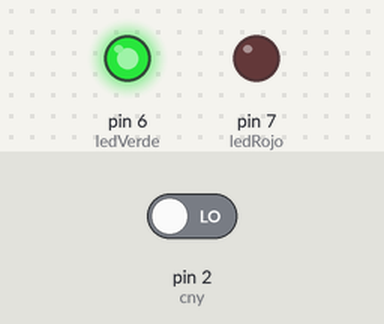
A sketch run on a simulated Arduino Uno, built with avr-gcc and run on an emulated ATmega328P. On the bench: output pins drawn as LEDs (lit = HIGH). Inputs (shaded band) come from the test bench; at power-on: pin 2 (cny) LOW.

Above: at 1.2 s.
1.3 s: pin 2 (cny) driven HIGH
At 2.3 s:
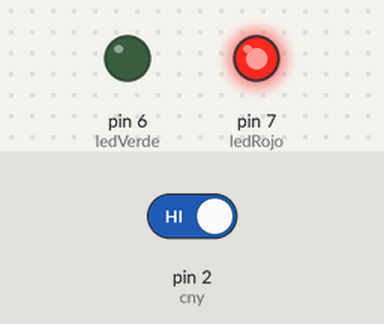
2.8 s: pin 2 (cny) driven LOW
At 3.4 s:
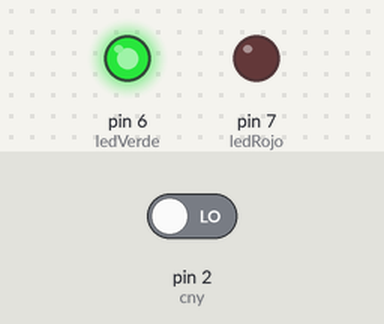
Timing chart, 0 to 5.8 s (numbered marks = the images above; inputs shaded):
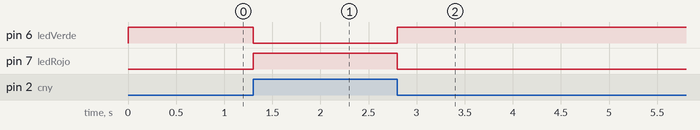

The sketch:

Practica10.ino
```cpp
int ledVerde = 6;
int ledRojo = 7;
int cny = 2;
int valorCNY = 0;

void setup() {
  // put your setup code here, to run once:
  pinMode(ledVerde, OUTPUT);
  pinMode(ledRojo, OUTPUT);
  pinMode(cny, INPUT);
}

void loop() {
  // put your main code here, to run repeatedly:
  valorCNY = digitalRead(cny);
  digitalWrite(ledRojo, valorCNY);
  digitalWrite(ledVerde, !valorCNY);
}
```

Measured:
- after the input at 1.3 s, pin 6 (ledVerde): HIGH → LOW at once; pin 7 (ledRojo): LOW → HIGH at once
- after the input at 2.8 s, pin 6 (ledVerde): LOW → HIGH at once; pin 7 (ledRojo): HIGH → LOW at once
